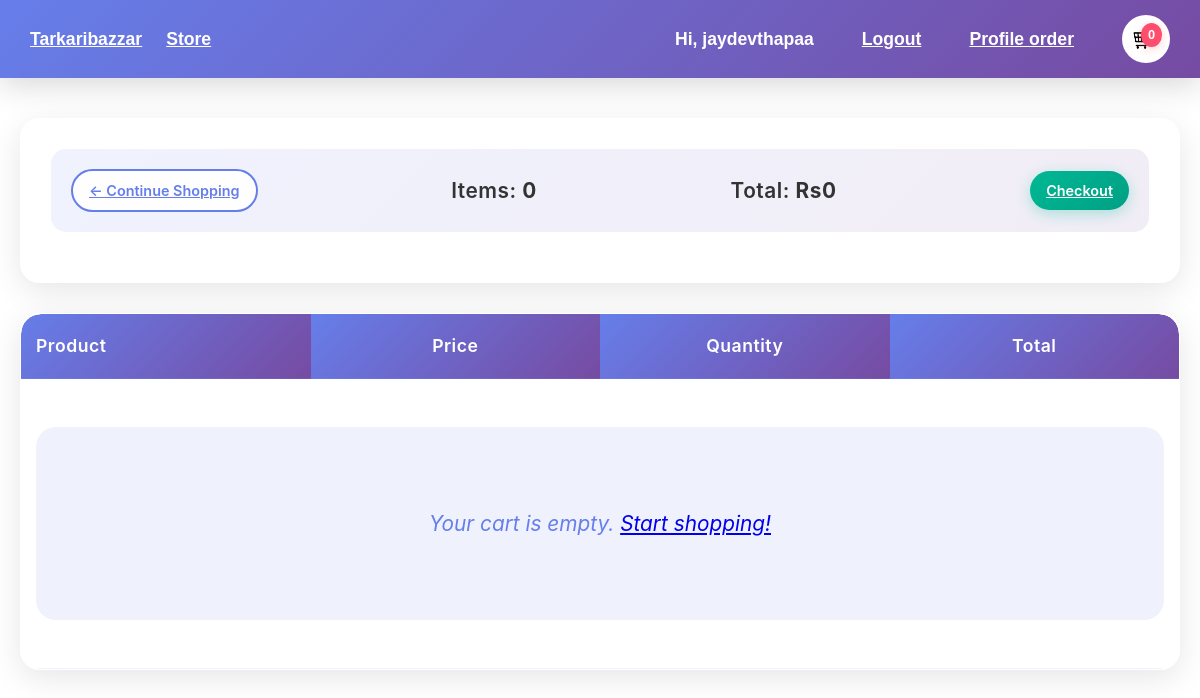
/cart/ (signed in), run on an earlier commit of the app's database.
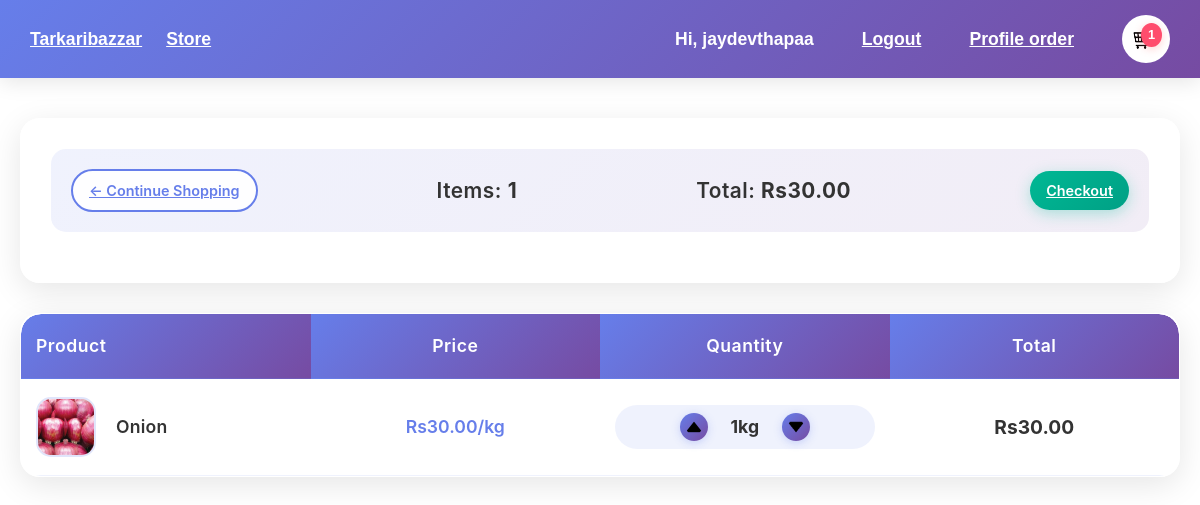
And on a later commit of the database.
### store/models.py (models this page shows, shortened)
class Order(models.Model):
    customer = models.ForeignKey(Customer, on_delete=models.SET_NULL, blank=True, null=True)
    date_orderd = models.DateTimeField(auto_now_add=True)
    complete = models.BooleanField(default=False, null=True, blank=False)
    transaction_id = models.CharField(max_length=100, null=True, blank=True)
    ref_id = models.CharField(max_length=100, null=True, blank=True)
    payment_status = models.CharField(max_length=20, default='pending', choices=[
        ('pending', 'Pending'),
        ('processing', 'Processing'),
        ('shipped', 'Shipped'),
        ('delivered', 'Delivered'),
        ('completed', 'Completed'),
        ('failed', 'Failed'),
        ('cancelled', 'Cancelled'),
    ])
    payment_error = models.TextField(null=True, blank=True)
    esewa_payment_id = models.CharField(max_length=100, null=True, blank=True)
    esewa_merchant_id = models.CharField(max_length=100, null=True, blank=True)
    payment_method = models.CharField(max_length=20, default='esewa', choices=[
        ('esewa', 'eSewa'),
        ('cod', 'Cash on Delivery'),
    ])
    @property
    def get_cart_total(self):
        orderitems = self.orderitem_set.all()
        total = sum([item.get_total for item in orderitems])
        return total
    @property
    def get_cart_items(self):
        orderitems = self.orderitem_set.all()
        total = len([item for item in orderitems if item.product is not None])
        return total

class OrderItem(models.Model):
    product=models.ForeignKey(Product,on_delete=models.SET_NULL,blank=True,null=True)
    order=models.ForeignKey(Order,on_delete=models.SET_NULL,blank=True,null=True)
    quantity=models.IntegerField(default=0,null=True,blank=True)
    date_added=models.DateTimeField(auto_now_add=True)
    @property
    def get_total(self):
        if self.product is None:
            return 0
        total = self.product.price * self.quantity
        return total

class Product(models.Model):
    name= models.CharField(max_length=100, null=True)
    price = models.DecimalField(max_digits=10, decimal_places=2, default=0.00)
    digital=models.BooleanField(default=False, null=True, blank=False)
    image=models.ImageField(null=True,blank=True)
    about_products = models.TextField(null=True, blank=True, help_text='Brief introduction about the product')
    @property
    def imageURL(self):
        try:
            url= self.image.url
        except:
            url=''
        return url

### store/views.py (the view)
# urls.py: path('cart/', views.cart, name="cart"),
@login_required
def cart(request):
    customer, _ = Customer.objects.get_or_create(user=request.user)
    order, _ = Order.objects.get_or_create(customer=customer, complete=False)
    items = [i for i in order.orderitem_set.all() if i.product]
    return render(request, 'store/cart.html', {
        'items': items, 'order': order, 'cartItems': order.get_cart_items
    })

### store/templates/store/cart.html
{% extends 'store/main.html' %}
{% load static %}
{% block content %}
<link rel="stylesheet" type="text/css" href="{% static 'css/main.css' %}">
<div class="row">
    <div class="col-lg-12">
        <div class="box-element">
            <div class="cart-summary">
                <a class="btn btn-outline-dark" href="{% url 'store' %}">&#x2190; Continue Shopping</a>
                <h5>Items: <strong>{{order.get_cart_items}}</strong></h5>
                <h5>Total: <strong>Rs{{order.get_cart_total}}</strong></h5>
                <a class="btn btn-success" href="{% url 'checkout' %}">Checkout</a>
            </div>
        </div>
        <div class="cart-container">
            <div class="cart-items-container">
                <table class="cart-table">
                    <thead>
                        <tr>
                            <th class="product-col">Product</th>
                            <th class="price-col">Price</th>
                            <th class="qty-col">Quantity</th>
                            <th class="total-col">Total</th>
                        </tr>
                    </thead>
                    <tbody>
                        {% if items %}
                            {% for item in items %}
                            <tr class="cart-row">
                                <td class="product-col">
                                    <div class="product-content">
                                        <img class="row-image" src="{{item.product.imageURL}}" alt="{{item.product.name}}">
                                        <span class="product-name">{{item.product.name}}</span>
                                    </div>
                                </td>
                                <td class="price-col">
                                    <span class="price">Rs{{item.product.price}}/kg</span>
                                </td>
                                <td class="qty-col">
                                    <div class="quantity-controls">
                                        <img data-product={{item.product.id}} data-action="add" class="chg-quantity update-cart" src="{% static 'css/images/arrowup.png'%}" alt="Increase" title="Increase quantity">
                                        <span class="quantity-display">{{item.quantity}}kg</span>
                                        <img data-product={{item.product.id}} data-action="remove" class="chg-quantity update-cart" src="{% static 'css/images/arrowdown.png'%}" alt="Decrease" title="Decrease quantity">
                                    </div>
                                </td>
                                <td class="total-col">
                                    <span class="total-price">Rs{{item.get_total}}</span>
                                </td>
                            </tr>
                            {% endfor %}
                        {% else %}
                            <tr><td colspan="4"><div class="empty-cart">Your cart is empty. <a href="{% url 'store' %}">Start shopping!</a></div></td></tr>
                        {% endif %}
                    </tbody>
                </table>
            </div>
        </div>
    </div>
</div>
{% endblock content %}

### store/templates/store/main.html (shortened to what this page needs)
<!DOCTYPE html>
{% load static %}
<html lang="en">
<head>
    <link rel="stylesheet" href="{% static 'css/main.css' %}">
</head>
<body>
<nav class="navbar custom-navbar">
    <div class="navbar-left">
        <a class="navbar-brand" href="/">Tarkaribazzar</a>
        <a class="nav-link" href="/">Store</a>
    </div>
    <div class="navbar-right">
        {% if user.is_authenticated %}
            <span class="nav-link">Hi, {{ user.username }}</span>
            <a class="nav-link" href="{% url 'logout' %}">Logout</a>
            <a class="nav-link" href="{% url 'profile' %}">Profile order</a>
        {% else %}
            <a class="nav-link" href="{% url 'login' %}">Login as User</a>
            <a class="nav-link" href="/adminpanel/">Login as Admin</a>
        {% endif %}
        <a class="cart-circle" href="{% url 'cart' %}">
            <span class="cart-badge">{{ cartItems }}</span>
        </a>
    </div>
</nav>
<div class="main-content">
    {% block content %}
    {% endblock content %}
</div>
</body>
</html>

### store/templates/store/main.html (style rules this page uses)
.custom-navbar { background: linear-gradient(90deg, #6a82fb 0%, #7367f0 100%); padding: 0.5rem 2rem; color: #fff; font-family: 'Montserrat', Arial, sans-serif; font-weight: 500; }
.custom-navbar .navbar-brand, .custom-navbar .nav-link, .custom-navbar .nav-item { color: #fff !important; font-weight: 600; font-size: 1.1em; }
.custom-navbar .nav-link { margin-left: 1.5rem; margin-right: 1.5rem; }
.custom-navbar .cart-circle { background: #fff; border-radius: 50%; width: 48px; height: 48px; display: flex; align-items: center; justify-content: center; position: relative; margin-left: 1.5rem; }
.custom-navbar .cart-badge { position: absolute; top: 8px; right: 8px; background: #ff4d6d; color: #fff; border-radius: 50%; font-size: 0.8em; padding: 2px 7px; font-weight: bold; }
.custom-navbar .navbar-left { display: flex; align-items: center; }
.custom-navbar .navbar-right { display: flex; align-items: center; margin-left: auto; }

What changed in the data, as far as the page shows it:
computed for Order: get_cart_items "0" → "1"; get_cart_total "0" → "30.00"
added OrderItem: product.imageURL (picture), product.name "Onion", product.price "30.00", quantity "1", get_total "30.00"
Also different on the page:
{{ cartItems }}: "0" → "1"
text no longer shown: "Your cart is empty. Start shopping!"
